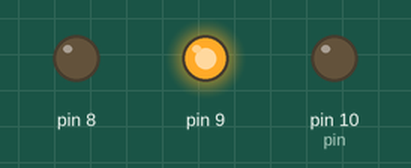
Recording of a program running on a simulated Arduino Leonardo, built with avr-gcc and run on an emulated ATmega32U4. On the bench: output pins drawn as LEDs (lit = HIGH).

Above: at 0.1 s.
At 3.1 s:
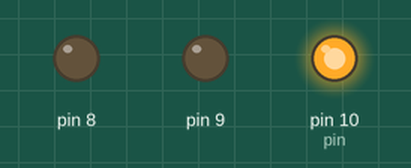
At 11.1 s:
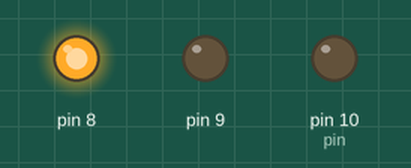
Timing chart, 0 to 12.6 s (numbered marks = the images above):
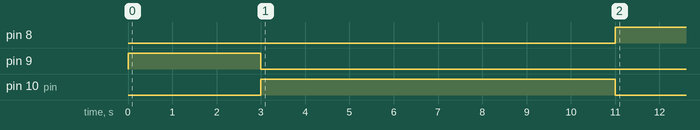

Measured:
- by itself, pin 8: LOW → HIGH at 11.0 s
- by itself, pin 9: LOW → HIGH at 0.00 s, → LOW 3.0 s later
- by itself, pin 10 (pin): LOW → HIGH at 3.0 s, → LOW 8.0 s later

The program:

main.cpp
```cpp
#include <Arduino.h>

#define GREEN_LED   8
#define YELLOW_LED  9
#define RED_LED     10

struct SignalData
{
  int pin;
  long waitedTimeMs;
  long waitTimeMs;
};

struct TrafficLeds
{
  SignalData closed;
  SignalData reduce;
  SignalData open;
  SignalData * active;
};

void updateTrafficLeds(TrafficLeds *signal);
bool mustWait(SignalData *led);
void shutdownLeds(TrafficLeds *led);

TrafficLeds * signal;

void setup() {

  TrafficLeds mySignal;

  mySignal.closed = {.pin = RED_LED, .waitedTimeMs=0, .waitTimeMs = 8000};
  mySignal.reduce = {.pin = YELLOW_LED, .waitedTimeMs=0, .waitTimeMs = 3000};
  mySignal.open = {.pin = GREEN_LED, .waitedTimeMs=0, .waitTimeMs = 8000};
  pinMode(mySignal.closed.pin, OUTPUT);
  pinMode(mySignal.reduce.pin, OUTPUT);
  pinMode(mySignal.open.pin, OUTPUT);

  signal = &mySignal;

}

void loop() {
  updateTrafficLeds(signal);
}

void updateTrafficLeds(TrafficLeds *signal) {

  if(signal->active->pin == 0){
    signal->active = &signal->reduce;

    shutdownLeds(signal);
  }

  if(signal->active == &signal->closed && mustWait(signal->active)){
    digitalWrite(signal->reduce.pin, LOW);
    digitalWrite(signal->open.pin, LOW);
  }
  if(signal->active == &signal->reduce && mustWait(signal->active)){
    digitalWrite(signal->closed.pin, LOW);
    digitalWrite(signal->open.pin, LOW);
  }
  if(signal->active == &signal->open && mustWait(signal->active)){
    digitalWrite(signal->reduce.pin, LOW);
    digitalWrite(signal->closed.pin, LOW);
  }

  if(!mustWait(signal->active)){
    signal->active->waitedTimeMs = 0;
    digitalWrite(signal->active->pin, LOW);

    if(signal->active == &signal->open){
      signal->active = &signal->reduce;
      return;
    }
    if(signal->active == &signal->reduce){
      signal->active = &signal->closed;
      return;
    }
    if(signal->active == &signal->closed){
      signal->active = &signal->open;
    }
  }

  digitalWrite(signal->active->pin, HIGH);
  signal->active->waitedTimeMs = signal->active->waitedTimeMs + 500;
  delay(500);
}

bool mustWait(SignalData * led){
  return led->waitedTimeMs < led->waitTimeMs;
}

void shutdownLeds(TrafficLeds *led){
  digitalWrite(led->closed.pin, LOW);
  digitalWrite(led->reduce.pin, LOW);
  digitalWrite(led->open.pin, LOW);
}
```
